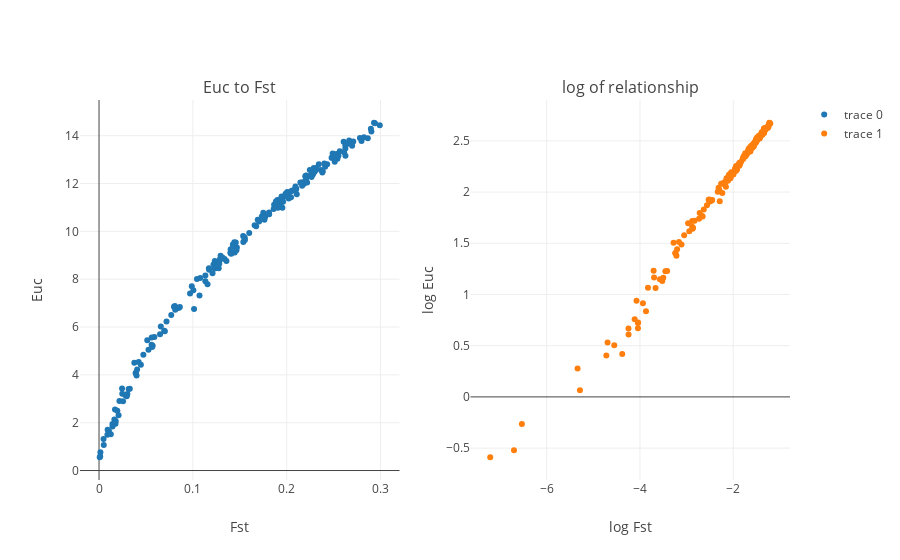

Notebook code cell kept with this figure:
### Markdown cell above
## IV. Data analysis


We will first confirm that our prediction of genetic distances from PCA euclidian distances is reasonable.

### Code cell
from plotly import tools
from Euc_pca_tools.plot_tools import plot_fst

plot_fst(fst_x,y_true)

### Figure 1 — Plotly figure (JSON) as saved in the notebook; plotly's stock layout.template omitted (floating-point values rounded to 4 significant figures; data arrays with more than 128 entries replaced by an {"elided": "..."} marker saying what was removed)
{"data": [{"mode": "markers", "type": "scatter", "uid": "2764c938-3b8a-45bf-ac1a-b2d92a853c1c", "x": {"elided": "202 float values"}, "xaxis": "x", "y": {"elided": "202 float values"}, "yaxis": "y"}, {"mode": "markers", "type": "scatter", "uid": "4b7fed09-8031-4292-81e9-27906236d403", "x": {"elided": "202 float values"}, "xaxis": "x2", "y": {"elided": "202 float values"}, "yaxis": "y2"}], "layout": {"annotations": [{"font": {"size": 16}, "showarrow": false, "text": "Euc to Fst", "x": 0.225, "xanchor": "center", "xref": "paper", "y": 1, "yanchor": "bottom", "yref": "paper"}, {"font": {"size": 16}, "showarrow": false, "text": "log of relationship", "x": 0.775, "xanchor": "center", "xref": "paper", "y": 1, "yanchor": "bottom", "yref": "paper"}], "xaxis": {"anchor": "y", "domain": [0, 0.45], "title": "Fst"}, "xaxis2": {"anchor": "y2", "domain": [0.55, 1], "title": "log Fst"}, "yaxis": {"anchor": "x", "domain": [0, 1], "title": "Euc"}, "yaxis2": {"anchor": "x2", "domain": [0, 1], "title": "log Euc"}}}
